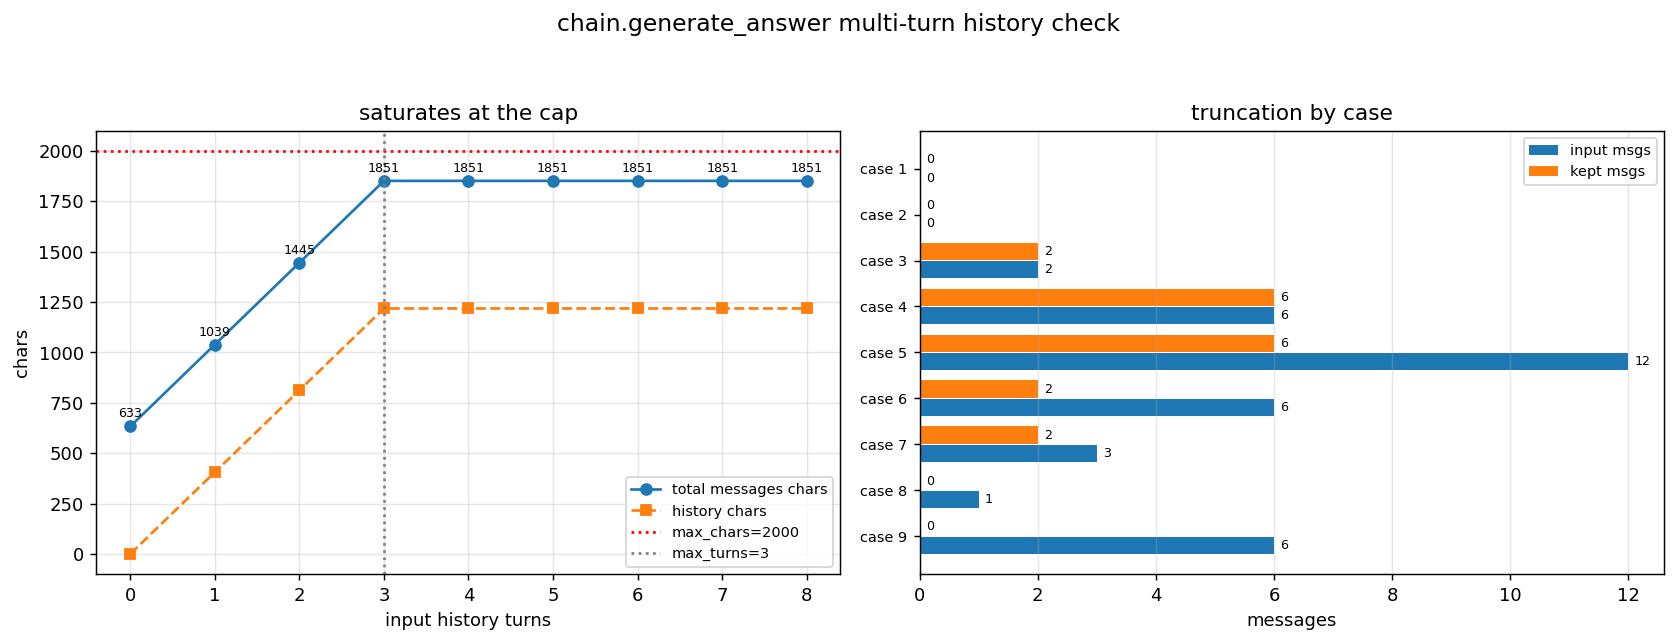

This chart was generated by the following Python code:
"""ai.rag.chain 멀티턴 히스토리 검증 — 수치 출력 + 시각화.

GPU/모델 없이 프롬프트 조립 로직만 검증한다. transformers/torch 가 없어도 돈다
(tests/conftest.py 와 같은 방식으로 스텁을 끼운다).

실행 (PowerShell, ai/ 폴더에서):
    $env:PYTHONPATH="src"; python scripts/verify_history.py

출력
    1) _normalize_history 잘림 규칙 케이스별 수치표
    2) 히스토리 턴 수 대비 프롬프트 글자 수 증가 + 상한 동작 그래프 (PNG 저장)
"""

import argparse
import sys
import types
from pathlib import Path

import matplotlib
matplotlib.use("Agg")
import matplotlib.pyplot as plt
from matplotlib import font_manager


# --- torch / transformers 가 없으면 스텁 (tests/conftest.py 와 동일 방식) -------
def _install_stub_if_missing(name, build):
    try:
        __import__(name)
    except ImportError:
        sys.modules[name] = build()


def _fake_torch():
    mod = types.ModuleType("torch")

    class _NoGrad:
        def __enter__(self):
            return None

        def __exit__(self, *a):
            return False

    mod.no_grad = lambda: _NoGrad()
    mod.cuda = types.SimpleNamespace(empty_cache=lambda: None,
                                     is_available=lambda: False)
    return mod


def _fake_transformers():
    mod = types.ModuleType("transformers")
    mod.AutoModelForCausalLM = object
    mod.AutoTokenizer = object
    return mod


_install_stub_if_missing("torch", _fake_torch)
_install_stub_if_missing("transformers", _fake_transformers)

sys.path.insert(0, str(Path(__file__).resolve().parents[1] / "src"))
from ai.rag import chain   # noqa: E402


_FONT_OK = False
for _f in ("Malgun Gothic", "NanumGothic", "AppleGothic", "Noto Sans CJK KR"):
    if any(_f.lower() in f.name.lower() for f in font_manager.fontManager.ttflist):
        plt.rcParams["font.family"] = _f
        _FONT_OK = True
        break
plt.rcParams["axes.unicode_minus"] = False
T = (lambda k, e: k) if _FONT_OK else (lambda k, e: e)


def make_history(n_turns, chars_per_msg=40):
    """user/assistant 짝 n_turns 개짜리 히스토리를 만든다."""
    h = []
    for i in range(1, n_turns + 1):
        h.append({"role": "user", "content": f"질문{i}" + "가" * chars_per_msg})
        h.append({"role": "assistant", "content": f"답변{i}" + "나" * chars_per_msg})
    return h


HITS = [{"chunk_id": "DEMO_C0_001", "score": 1.0,
         "text": "본 사업의 사업기간은 계약체결일로부터 150일로 한다."}]


def build_messages(history):
    """generate_answer 와 똑같은 순서로 messages 를 만든다 (모델 호출은 안 한다)."""
    norm_hits = chain._normalize_hits(HITS, chain.DEFAULT_TOP_K)
    norm_history = chain._normalize_history(history)
    return [
        {"role": "system", "content": chain.SYSTEM_PROMPT},
        *norm_history,
        {"role": "user", "content": chain.USER_TEMPLATE.format(
            document_id="DEMO_DOC",
            context_block=chain._build_context_block(norm_hits),
            question="그럼 그 기간은 며칠입니까?",
        )},
    ]


def part1_table():
    print("=" * 78)
    print("1) _normalize_history 잘림 규칙 — 케이스별 수치")
    print("=" * 78)
    print(f"  기본 상한 : max_turns={chain.DEFAULT_MAX_HISTORY_TURNS}  "
          f"max_chars={chain.DEFAULT_MAX_HISTORY_CHARS}")
    print()
    print(f"{'케이스':<34}{'입력msg':>8}{'남김msg':>8}{'남김자수':>10}{'첫role':>11}")
    print("-" * 78)

    cases = [
        ("None", None, {}),
        ("빈 목록", [], {}),
        ("1턴 (짧음)", make_history(1), {}),
        ("3턴 (짧음, 상한과 같음)", make_history(3), {}),
        ("6턴 (짧음, 턴 상한 초과)", make_history(6), {}),
        ("3턴 (각 800자, 글자상한 초과)", make_history(3, 800), {}),
        ("assistant 로 시작", [{"role": "assistant", "content": "먼저답"},
                               {"role": "user", "content": "질문"},
                               {"role": "assistant", "content": "답변"}], {}),
        ("role 불일치만", [{"role": "tool", "content": "x"}], {}),
        ("max_turns=0", make_history(3), {"max_turns": 0}),
    ]

    rows = []
    for label, hist, kw in cases:
        out = chain._normalize_history(hist, **kw) if kw else chain._normalize_history(hist)
        n_in = len(hist) if hist else 0
        n_out = len(out)
        chars = sum(len(m["content"]) for m in out)
        first = out[0]["role"] if out else "-"
        rows.append((label, n_in, n_out, chars, first))
        print(f"{label:<34}{n_in:>8}{n_out:>8}{chars:>10}{first:>11}")

    print()
    # --- 불변식 검사 (전부 PASS 여야 정상) ---
    checks = []
    for label, hist, kw in cases:
        out = chain._normalize_history(hist, **kw) if kw else chain._normalize_history(hist)
        mt = kw.get("max_turns", chain.DEFAULT_MAX_HISTORY_TURNS)
        checks.append((f"{label} · msg수 <= max_turns*2",
                       len(out) <= mt * 2))
        checks.append((f"{label} · 글자수 <= max_chars",
                       sum(len(m["content"]) for m in out) <= chain.DEFAULT_MAX_HISTORY_CHARS))
        checks.append((f"{label} · assistant 로 시작 안 함",
                       (not out) or out[0]["role"] == "user"))
        checks.append((f"{label} · role 은 user/assistant 뿐",
                       all(m["role"] in ("user", "assistant") for m in out)))
    n_pass = sum(1 for _, ok in checks if ok)
    print(f"  불변식 검사 : {n_pass}/{len(checks)} PASS")
    for name, ok in checks:
        if not ok:
            print(f"    FAIL  {name}")
    return rows, n_pass, len(checks)


def part2_curve(max_turns_probe=8, chars_per_msg=200):
    print()
    print("=" * 78)
    print(f"2) 히스토리 턴 수 대비 프롬프트 글자 수 (메시지당 약 {chars_per_msg}자)")
    print("=" * 78)
    print(f"{'입력턴':>6}{'입력msg':>9}{'남김msg':>9}{'히스토리자수':>14}"
          f"{'messages총자수':>16}{'증가분':>9}")
    print("-" * 78)

    xs, hist_chars, total_chars, kept = [], [], [], []
    base = None
    for n in range(0, max_turns_probe + 1):
        h = make_history(n, chars_per_msg) if n else None
        msgs = build_messages(h)
        norm = chain._normalize_history(h) if h else []
        hc = sum(len(m["content"]) for m in norm)
        tc = sum(len(m["content"]) for m in msgs)
        if base is None:
            base = tc
        xs.append(n)
        hist_chars.append(hc)
        total_chars.append(tc)
        kept.append(len(norm))
        print(f"{n:>6}{(n * 2):>9}{len(norm):>9}{hc:>14}{tc:>16}{tc - base:>9}")

    print()
    print(f"  히스토리 없음(0턴) messages 총 글자 수 : {base}")
    print(f"  포화 후 최대 messages 총 글자 수       : {max(total_chars)}")
    print(f"  히스토리가 더하는 최대 글자 수         : {max(total_chars) - base}")
    print(f"  글자 상한(max_chars)                   : {chain.DEFAULT_MAX_HISTORY_CHARS}")
    return xs, hist_chars, total_chars, kept


def draw(xs, hist_chars, total_chars, kept, rows, out_path):
    fig, ax = plt.subplots(1, 2, figsize=(13, 5))
    fig.suptitle(T("chain.generate_answer 멀티턴 히스토리 검증",
                   "chain.generate_answer multi-turn history check"), fontsize=13)

    a = ax[0]
    a.plot(xs, total_chars, "o-", label=T("messages 총 글자 수", "total messages chars"))
    a.plot(xs, hist_chars, "s--", label=T("히스토리 글자 수", "history chars"))
    a.axhline(chain.DEFAULT_MAX_HISTORY_CHARS, ls=":", color="red",
              label=f"max_chars={chain.DEFAULT_MAX_HISTORY_CHARS}")
    a.axvline(chain.DEFAULT_MAX_HISTORY_TURNS, ls=":", color="gray",
              label=f"max_turns={chain.DEFAULT_MAX_HISTORY_TURNS}")
    for x, y in zip(xs, total_chars):
        a.annotate(str(y), (x, y), fontsize=7, xytext=(0, 5),
                   textcoords="offset points", ha="center")
    a.set_xlabel(T("입력 히스토리 턴 수", "input history turns"))
    a.set_ylabel(T("글자 수", "chars"))
    a.set_title(T("턴이 늘어도 상한에서 포화한다", "saturates at the cap"))
    a.legend(fontsize=8)
    a.grid(alpha=.3)

    a = ax[1]
    labels = [r[0] for r in rows]
    n_in = [r[1] for r in rows]
    n_out = [r[2] for r in rows]
    y = range(len(labels))
    a.barh([i + 0.2 for i in y], n_in, 0.38, label=T("입력 메시지 수", "input msgs"))
    a.barh([i - 0.2 for i in y], n_out, 0.38, label=T("남긴 메시지 수", "kept msgs"))
    for i, (vi, vo) in enumerate(zip(n_in, n_out)):
        a.text(vi + 0.1, i + 0.2, str(vi), va="center", fontsize=7)
        a.text(vo + 0.1, i - 0.2, str(vo), va="center", fontsize=7)
    a.set_yticks(list(y))
    a.set_yticklabels(labels if _FONT_OK else [f"case {i+1}" for i in y], fontsize=8)
    a.invert_yaxis()
    a.set_xlabel(T("메시지 수", "messages"))
    a.set_title(T("케이스별 잘림 결과", "truncation by case"))
    a.legend(fontsize=8)
    a.grid(alpha=.3, axis="x")

    fig.tight_layout(rect=[0, 0, 1, 0.94])
    out_path.parent.mkdir(parents=True, exist_ok=True)
    fig.savefig(out_path, dpi=130, bbox_inches="tight")
    print()
    print(f"저장 : {out_path.resolve()}")
    return out_path


def main():
    ap = argparse.ArgumentParser()
    ap.add_argument("--out", default=str(Path(__file__).with_name("verify_history.png")))
    a = ap.parse_args()

    rows, n_pass, n_all = part1_table()
    xs, hc, tc, kept = part2_curve()
    draw(xs, hc, tc, kept, rows, Path(a.out))

    print()
    print("=" * 78)
    print(f"불변식 {n_pass}/{n_all} PASS   "
          f"{'전부 통과' if n_pass == n_all else '실패 있음 — 위 FAIL 줄 확인'}")
    print("=" * 78)
    return 0 if n_pass == n_all else 1


if __name__ == "__main__":
    raise SystemExit(main())
